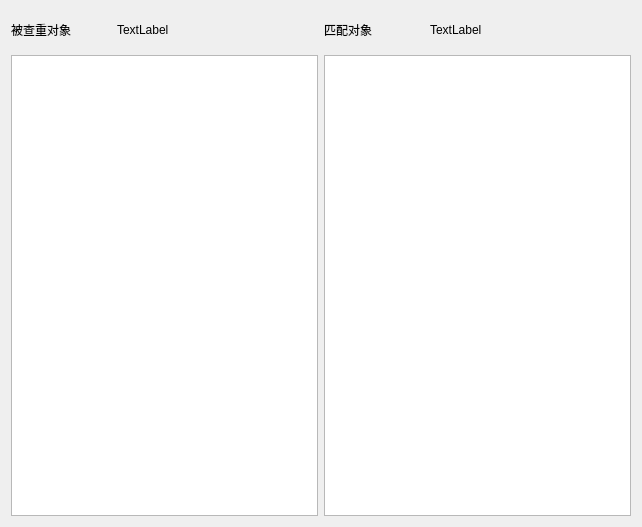
<?xml version="1.0" encoding="UTF-8"?>
<ui version="4.0">
 <class>ShowDocument</class>
 <widget class="QWidget" name="ShowDocument">
  <property name="geometry">
   <rect>
    <x>0</x>
    <y>0</y>
    <width>642</width>
    <height>527</height>
   </rect>
  </property>
  <property name="windowTitle">
   <string>文件查看</string>
  </property>
  <layout class="QHBoxLayout" name="horizontalLayout_3">
   <item>
    <layout class="QVBoxLayout" name="verticalLayout">
     <property name="topMargin">
      <number>0</number>
     </property>
     <item>
      <layout class="QHBoxLayout" name="horizontalLayout" stretch="1,2">
       <property name="topMargin">
        <number>10</number>
       </property>
       <property name="bottomMargin">
        <number>10</number>
       </property>
       <item>
        <widget class="QLabel" name="label_5">
         <property name="text">
          <string>被查重对象</string>
         </property>
        </widget>
       </item>
       <item>
        <widget class="QLabel" name="label_1">
         <property name="text">
          <string>TextLabel</string>
         </property>
        </widget>
       </item>
      </layout>
     </item>
     <item>
      <widget class="QTextEdit" name="textEdit_1"/>
     </item>
    </layout>
   </item>
   <item>
    <layout class="QVBoxLayout" name="verticalLayout_2">
     <item>
      <layout class="QHBoxLayout" name="horizontalLayout_2" stretch="1,2">
       <property name="topMargin">
        <number>10</number>
       </property>
       <property name="bottomMargin">
        <number>10</number>
       </property>
       <item>
        <widget class="QLabel" name="label_4">
         <property name="text">
          <string>匹配对象</string>
         </property>
        </widget>
       </item>
       <item>
        <widget class="QLabel" name="label_2">
         <property name="text">
          <string>TextLabel</string>
         </property>
        </widget>
       </item>
      </layout>
     </item>
     <item>
      <widget class="QTextEdit" name="textEdit_2"/>
     </item>
    </layout>
   </item>
  </layout>
 </widget>
 <resources/>
 <connections/>
</ui>
